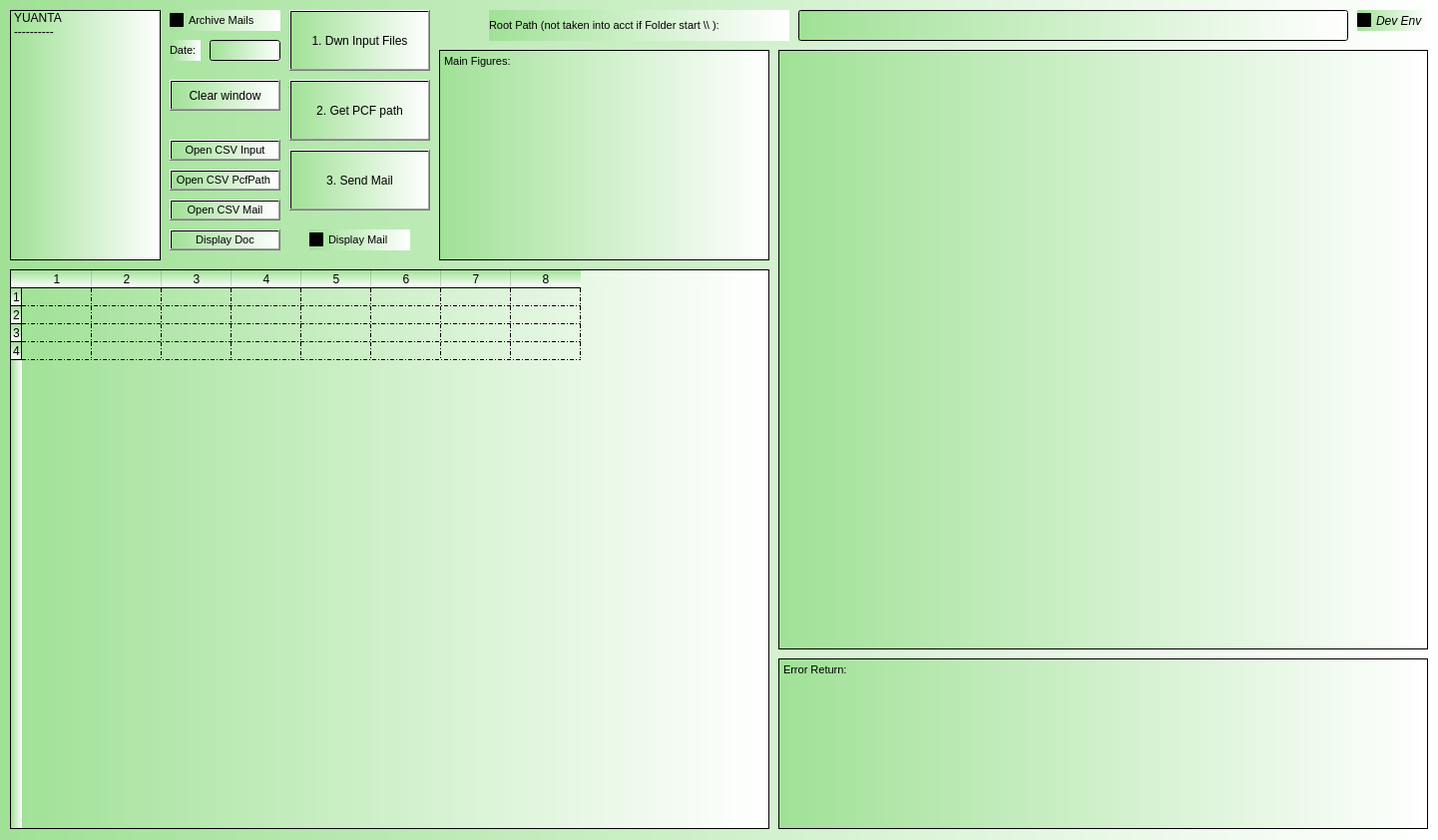
<?xml version="1.0" encoding="UTF-8"?>
<ui version="4.0">
 <class>Dialog</class>
 <widget class="QDialog" name="Dialog">
  <property name="geometry">
   <rect>
    <x>0</x>
    <y>0</y>
    <width>1441</width>
    <height>842</height>
   </rect>
  </property>
  <property name="font">
   <font>
    <strikeout>false</strikeout>
   </font>
  </property>
  <property name="cursor">
   <cursorShape>ArrowCursor</cursorShape>
  </property>
  <property name="mouseTracking">
   <bool>false</bool>
  </property>
  <property name="focusPolicy">
   <enum>Qt::WheelFocus</enum>
  </property>
  <property name="contextMenuPolicy">
   <enum>Qt::ActionsContextMenu</enum>
  </property>
  <property name="windowTitle">
   <string>Dialog</string>
  </property>
  <property name="windowOpacity">
   <double>1.000000000000000</double>
  </property>
  <property name="autoFillBackground">
   <bool>false</bool>
  </property>
  <property name="styleSheet">
   <string notr="true">background-color: qlineargradient(spread:pad, x1:0, y1:0, x2:1, y2:0, stop:0 rgba(160, 225, 150, 255), stop:1 rgba(255, 255, 255, 255));</string>
  </property>
  <widget class="QListWidget" name="listWidget_Pcf">
   <property name="geometry">
    <rect>
     <x>10</x>
     <y>10</y>
     <width>151</width>
     <height>251</height>
    </rect>
   </property>
   <property name="sortingEnabled">
    <bool>false</bool>
   </property>
   <item>
    <property name="text">
     <string>YUANTA</string>
    </property>
   </item>
   <item>
    <property name="text">
     <string>----------</string>
    </property>
   </item>
  </widget>
  <widget class="QListWidget" name="listWidget_pathPcf">
   <property name="geometry">
    <rect>
     <x>780</x>
     <y>50</y>
     <width>651</width>
     <height>601</height>
    </rect>
   </property>
   <property name="font">
    <font>
     <stylestrategy>PreferDefault</stylestrategy>
    </font>
   </property>
   <property name="lineWidth">
    <number>0</number>
   </property>
   <property name="selectionMode">
    <enum>QAbstractItemView::MultiSelection</enum>
   </property>
   <property name="sortingEnabled">
    <bool>true</bool>
   </property>
  </widget>
  <widget class="QPushButton" name="push_Clear">
   <property name="geometry">
    <rect>
     <x>170</x>
     <y>80</y>
     <width>111</width>
     <height>31</height>
    </rect>
   </property>
   <property name="text">
    <string>Clear window</string>
   </property>
   <property name="checkable">
    <bool>false</bool>
   </property>
   <property name="checked">
    <bool>false</bool>
   </property>
   <property name="default">
    <bool>false</bool>
   </property>
   <property name="flat">
    <bool>false</bool>
   </property>
  </widget>
  <widget class="QCheckBox" name="checkBox_ArchiveMails">
   <property name="geometry">
    <rect>
     <x>170</x>
     <y>10</y>
     <width>111</width>
     <height>21</height>
    </rect>
   </property>
   <property name="font">
    <font>
     <pointsize>8</pointsize>
     <italic>false</italic>
     <strikeout>false</strikeout>
     <stylestrategy>PreferDefault</stylestrategy>
    </font>
   </property>
   <property name="layoutDirection">
    <enum>Qt::LeftToRight</enum>
   </property>
   <property name="text">
    <string>Archive Mails</string>
   </property>
   <property name="checked">
    <bool>false</bool>
   </property>
  </widget>
  <widget class="QLineEdit" name="lineEdit_Date">
   <property name="geometry">
    <rect>
     <x>210</x>
     <y>40</y>
     <width>71</width>
     <height>21</height>
    </rect>
   </property>
   <property name="font">
    <font>
     <pointsize>9</pointsize>
    </font>
   </property>
   <property name="text">
    <string/>
   </property>
  </widget>
  <widget class="QLabel" name="label_6">
   <property name="geometry">
    <rect>
     <x>170</x>
     <y>40</y>
     <width>31</width>
     <height>21</height>
    </rect>
   </property>
   <property name="font">
    <font>
     <pointsize>8</pointsize>
     <kerning>false</kerning>
    </font>
   </property>
   <property name="frameShape">
    <enum>QFrame::NoFrame</enum>
   </property>
   <property name="frameShadow">
    <enum>QFrame::Plain</enum>
   </property>
   <property name="text">
    <string>Date:</string>
   </property>
   <property name="textFormat">
    <enum>Qt::RichText</enum>
   </property>
   <property name="wordWrap">
    <bool>true</bool>
   </property>
  </widget>
  <widget class="QLabel" name="label_7">
   <property name="geometry">
    <rect>
     <x>490</x>
     <y>10</y>
     <width>301</width>
     <height>31</height>
    </rect>
   </property>
   <property name="font">
    <font>
     <pointsize>8</pointsize>
     <kerning>false</kerning>
    </font>
   </property>
   <property name="frameShape">
    <enum>QFrame::NoFrame</enum>
   </property>
   <property name="frameShadow">
    <enum>QFrame::Plain</enum>
   </property>
   <property name="text">
    <string>Root Path (not taken into acct if Folder start  \\ ):</string>
   </property>
   <property name="textFormat">
    <enum>Qt::RichText</enum>
   </property>
   <property name="wordWrap">
    <bool>true</bool>
   </property>
  </widget>
  <widget class="QCheckBox" name="checkBox_DevEnv">
   <property name="geometry">
    <rect>
     <x>1360</x>
     <y>10</y>
     <width>71</width>
     <height>21</height>
    </rect>
   </property>
   <property name="font">
    <font>
     <italic>true</italic>
     <strikeout>false</strikeout>
     <stylestrategy>PreferDefault</stylestrategy>
    </font>
   </property>
   <property name="layoutDirection">
    <enum>Qt::LeftToRight</enum>
   </property>
   <property name="text">
    <string>Dev Env</string>
   </property>
   <property name="checked">
    <bool>false</bool>
   </property>
   <property name="tristate">
    <bool>false</bool>
   </property>
  </widget>
  <widget class="QLineEdit" name="lineEdit_folderRoot">
   <property name="geometry">
    <rect>
     <x>800</x>
     <y>10</y>
     <width>551</width>
     <height>31</height>
    </rect>
   </property>
   <property name="font">
    <font>
     <pointsize>9</pointsize>
    </font>
   </property>
   <property name="text">
    <string/>
   </property>
   <property name="alignment">
    <set>Qt::AlignLeading|Qt::AlignLeft|Qt::AlignVCenter</set>
   </property>
  </widget>
  <widget class="QTableWidget" name="tableWidget_comparison">
   <property name="geometry">
    <rect>
     <x>10</x>
     <y>270</y>
     <width>761</width>
     <height>561</height>
    </rect>
   </property>
   <property name="font">
    <font>
     <pointsize>7</pointsize>
    </font>
   </property>
   <property name="gridStyle">
    <enum>Qt::DashDotLine</enum>
   </property>
   <property name="cornerButtonEnabled">
    <bool>true</bool>
   </property>
   <property name="rowCount">
    <number>4</number>
   </property>
   <property name="columnCount">
    <number>8</number>
   </property>
   <attribute name="horizontalHeaderDefaultSectionSize">
    <number>70</number>
   </attribute>
   <attribute name="horizontalHeaderMinimumSectionSize">
    <number>40</number>
   </attribute>
   <attribute name="verticalHeaderDefaultSectionSize">
    <number>15</number>
   </attribute>
   <row/>
   <row/>
   <row/>
   <row/>
   <column/>
   <column/>
   <column/>
   <column/>
   <column/>
   <column/>
   <column/>
   <column/>
  </widget>
  <widget class="QPushButton" name="push_sendPCF">
   <property name="geometry">
    <rect>
     <x>290</x>
     <y>150</y>
     <width>141</width>
     <height>61</height>
    </rect>
   </property>
   <property name="font">
    <font>
     <pointsize>9</pointsize>
    </font>
   </property>
   <property name="focusPolicy">
    <enum>Qt::WheelFocus</enum>
   </property>
   <property name="autoFillBackground">
    <bool>false</bool>
   </property>
   <property name="text">
    <string>3. Send Mail</string>
   </property>
   <property name="checkable">
    <bool>false</bool>
   </property>
   <property name="checked">
    <bool>false</bool>
   </property>
   <property name="autoDefault">
    <bool>true</bool>
   </property>
   <property name="default">
    <bool>false</bool>
   </property>
   <property name="flat">
    <bool>false</bool>
   </property>
  </widget>
  <widget class="QPushButton" name="push_loadPcf">
   <property name="geometry">
    <rect>
     <x>290</x>
     <y>80</y>
     <width>141</width>
     <height>61</height>
    </rect>
   </property>
   <property name="font">
    <font>
     <pointsize>9</pointsize>
     <strikeout>false</strikeout>
    </font>
   </property>
   <property name="focusPolicy">
    <enum>Qt::WheelFocus</enum>
   </property>
   <property name="text">
    <string>2. Get PCF path</string>
   </property>
   <property name="checkable">
    <bool>false</bool>
   </property>
   <property name="checked">
    <bool>false</bool>
   </property>
  </widget>
  <widget class="QCheckBox" name="checkBox_DisplayMail">
   <property name="geometry">
    <rect>
     <x>310</x>
     <y>230</y>
     <width>101</width>
     <height>21</height>
    </rect>
   </property>
   <property name="font">
    <font>
     <pointsize>8</pointsize>
     <italic>false</italic>
     <strikeout>false</strikeout>
     <stylestrategy>PreferDefault</stylestrategy>
    </font>
   </property>
   <property name="layoutDirection">
    <enum>Qt::LeftToRight</enum>
   </property>
   <property name="text">
    <string>Display Mail</string>
   </property>
   <property name="checked">
    <bool>true</bool>
   </property>
  </widget>
  <widget class="QPushButton" name="push_downloadFiles">
   <property name="geometry">
    <rect>
     <x>290</x>
     <y>10</y>
     <width>141</width>
     <height>61</height>
    </rect>
   </property>
   <property name="font">
    <font>
     <pointsize>9</pointsize>
    </font>
   </property>
   <property name="focusPolicy">
    <enum>Qt::WheelFocus</enum>
   </property>
   <property name="text">
    <string>1. Dwn Input Files</string>
   </property>
   <property name="checkable">
    <bool>false</bool>
   </property>
   <property name="checked">
    <bool>false</bool>
   </property>
   <property name="autoDefault">
    <bool>true</bool>
   </property>
   <property name="default">
    <bool>false</bool>
   </property>
   <property name="flat">
    <bool>false</bool>
   </property>
  </widget>
  <widget class="QPushButton" name="push_DisplayDoc">
   <property name="geometry">
    <rect>
     <x>170</x>
     <y>230</y>
     <width>111</width>
     <height>21</height>
    </rect>
   </property>
   <property name="font">
    <font>
     <pointsize>8</pointsize>
    </font>
   </property>
   <property name="focusPolicy">
    <enum>Qt::WheelFocus</enum>
   </property>
   <property name="layoutDirection">
    <enum>Qt::LeftToRight</enum>
   </property>
   <property name="autoFillBackground">
    <bool>false</bool>
   </property>
   <property name="text">
    <string>Display Doc</string>
   </property>
   <property name="checkable">
    <bool>false</bool>
   </property>
   <property name="checked">
    <bool>false</bool>
   </property>
  </widget>
  <widget class="QPushButton" name="push_OpenParamCSV">
   <property name="geometry">
    <rect>
     <x>170</x>
     <y>140</y>
     <width>111</width>
     <height>21</height>
    </rect>
   </property>
   <property name="font">
    <font>
     <pointsize>8</pointsize>
    </font>
   </property>
   <property name="text">
    <string>Open CSV Input</string>
   </property>
   <property name="checkable">
    <bool>false</bool>
   </property>
   <property name="checked">
    <bool>false</bool>
   </property>
   <property name="default">
    <bool>false</bool>
   </property>
   <property name="flat">
    <bool>false</bool>
   </property>
  </widget>
  <widget class="QPushButton" name="push_OpenParamMailCSV">
   <property name="geometry">
    <rect>
     <x>170</x>
     <y>200</y>
     <width>111</width>
     <height>21</height>
    </rect>
   </property>
   <property name="font">
    <font>
     <pointsize>8</pointsize>
    </font>
   </property>
   <property name="text">
    <string>Open CSV Mail</string>
   </property>
   <property name="checkable">
    <bool>false</bool>
   </property>
   <property name="checked">
    <bool>false</bool>
   </property>
   <property name="default">
    <bool>false</bool>
   </property>
   <property name="flat">
    <bool>false</bool>
   </property>
  </widget>
  <widget class="QTextEdit" name="textEdit_Error">
   <property name="geometry">
    <rect>
     <x>780</x>
     <y>660</y>
     <width>651</width>
     <height>171</height>
    </rect>
   </property>
   <property name="font">
    <font>
     <pointsize>9</pointsize>
    </font>
   </property>
   <property name="lineWidth">
    <number>3</number>
   </property>
   <property name="midLineWidth">
    <number>2</number>
   </property>
   <property name="html">
    <string>&lt;!DOCTYPE HTML PUBLIC &quot;-//W3C//DTD HTML 4.0//EN&quot; &quot;http://www.w3.org/TR/REC-html40/strict.dtd&quot;&gt;
&lt;html&gt;&lt;head&gt;&lt;meta name=&quot;qrichtext&quot; content=&quot;1&quot; /&gt;&lt;style type=&quot;text/css&quot;&gt;
p, li { white-space: pre-wrap; }
&lt;/style&gt;&lt;/head&gt;&lt;body style=&quot; font-family:'MS Shell Dlg 2'; font-size:9pt; font-weight:400; font-style:normal;&quot;&gt;
&lt;p style=&quot; margin-top:0px; margin-bottom:0px; margin-left:0px; margin-right:0px; -qt-block-indent:0; text-indent:0px;&quot;&gt;&lt;span style=&quot; font-size:8.25pt;&quot;&gt;Error Return:&lt;/span&gt;&lt;/p&gt;&lt;/body&gt;&lt;/html&gt;</string>
   </property>
  </widget>
  <widget class="QTextEdit" name="textEdit_Result">
   <property name="geometry">
    <rect>
     <x>440</x>
     <y>50</y>
     <width>331</width>
     <height>211</height>
    </rect>
   </property>
   <property name="font">
    <font>
     <pointsize>9</pointsize>
    </font>
   </property>
   <property name="lineWidth">
    <number>3</number>
   </property>
   <property name="midLineWidth">
    <number>2</number>
   </property>
   <property name="html">
    <string>&lt;!DOCTYPE HTML PUBLIC &quot;-//W3C//DTD HTML 4.0//EN&quot; &quot;http://www.w3.org/TR/REC-html40/strict.dtd&quot;&gt;
&lt;html&gt;&lt;head&gt;&lt;meta name=&quot;qrichtext&quot; content=&quot;1&quot; /&gt;&lt;style type=&quot;text/css&quot;&gt;
p, li { white-space: pre-wrap; }
&lt;/style&gt;&lt;/head&gt;&lt;body style=&quot; font-family:'MS Shell Dlg 2'; font-size:9pt; font-weight:400; font-style:normal;&quot;&gt;
&lt;p style=&quot; margin-top:0px; margin-bottom:0px; margin-left:0px; margin-right:0px; -qt-block-indent:0; text-indent:0px;&quot;&gt;&lt;span style=&quot; font-size:8.25pt;&quot;&gt;Main Figures:&lt;/span&gt;&lt;/p&gt;&lt;/body&gt;&lt;/html&gt;</string>
   </property>
  </widget>
  <widget class="QPushButton" name="push_OpenPcfPath">
   <property name="geometry">
    <rect>
     <x>170</x>
     <y>170</y>
     <width>111</width>
     <height>21</height>
    </rect>
   </property>
   <property name="font">
    <font>
     <pointsize>8</pointsize>
    </font>
   </property>
   <property name="text">
    <string>Open CSV PcfPath </string>
   </property>
   <property name="checkable">
    <bool>false</bool>
   </property>
   <property name="checked">
    <bool>false</bool>
   </property>
   <property name="default">
    <bool>false</bool>
   </property>
   <property name="flat">
    <bool>false</bool>
   </property>
  </widget>
 </widget>
 <resources/>
 <connections/>
</ui>
